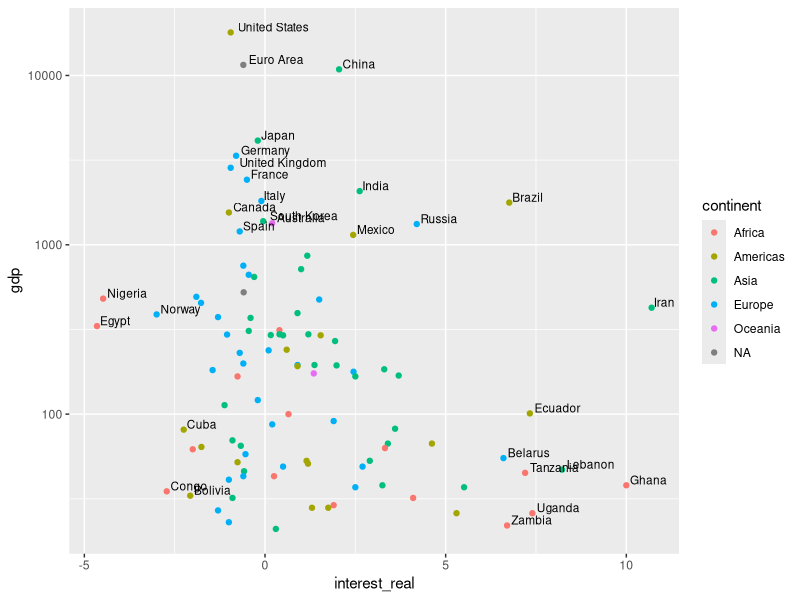
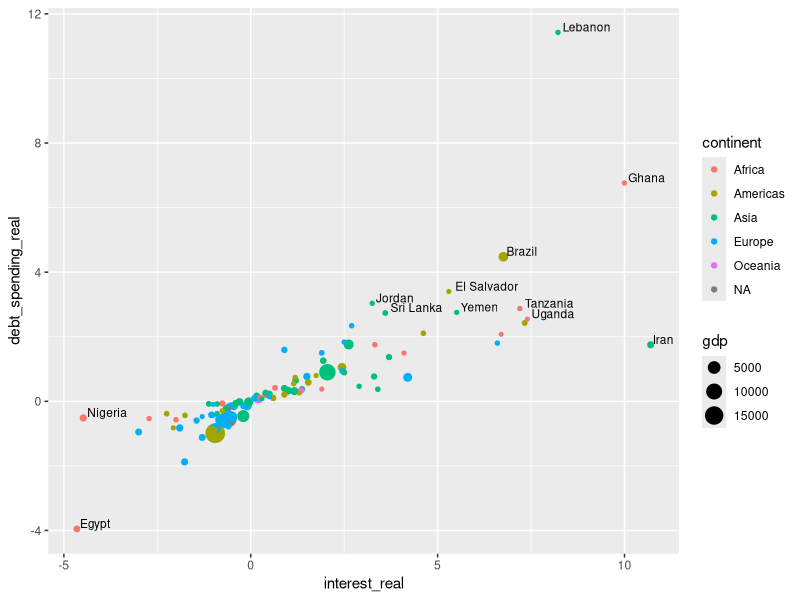
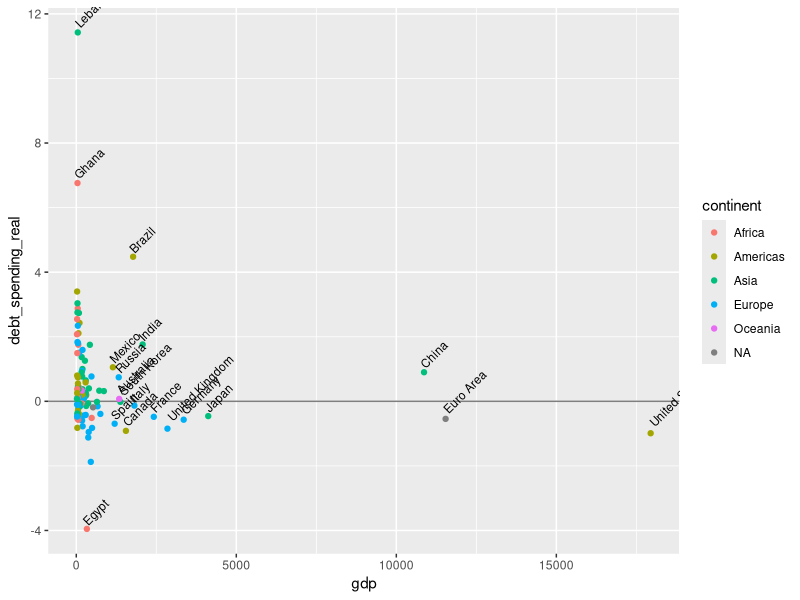
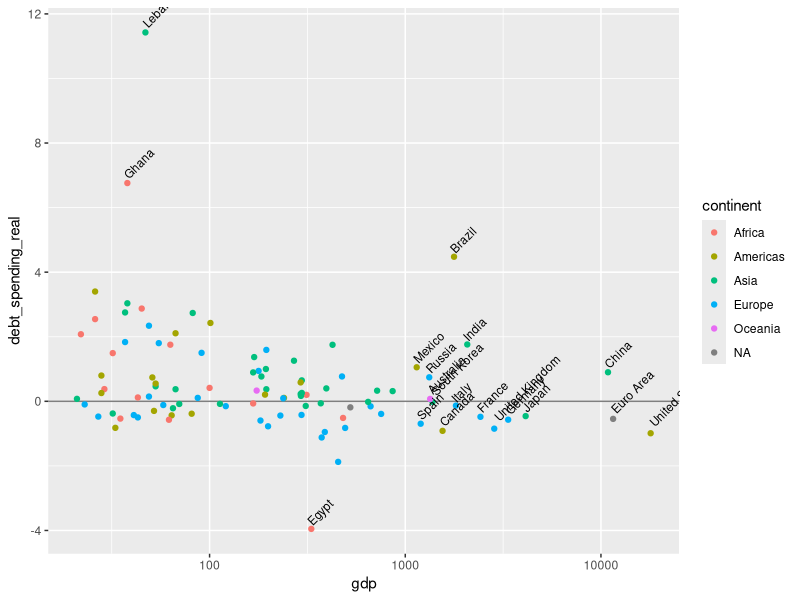

Generate these figures, in order, with R:
## ---- chunk 1
library(dplyr)
library(readr)
library(ggplot2)
library(knitr)
options(knitr.table.format = 'markdown')
#options(digits = 6)
knitr::opts_chunk$set(fig.width=10, fig.height=7, warning=FALSE, message=FALSE)
#setwd("~/proj/r-sandbox/economics")
## ---- chunk 2
tab <- read_csv("../../../static/data/2016/tradingecon.csv")
## ---- chunk 3
tab$interest_real <- tab$interest - tab$inflation
## ---- chunk 4
vz<- tab %>% arrange(desc(interest_real)) %>%
  select(country, gdp, interest, inflation, interest_real, debt_gdp, population, continent) %>%
  top_n(20, interest_real)
knitr::kable(vz)
## ---- chunk 5
t2<- filter(tab, gdp>20)
vz<- t2 %>% arrange(desc(interest_real)) %>%
  select(country, gdp, interest, inflation, interest_real, debt_gdp, population, continent) %>%
  top_n(20, interest_real)
knitr::kable(vz)
## ---- chunk 6
vz<- t2 %>% arrange(interest_real) %>%
  select(country, gdp, interest, inflation, interest_real, debt_gdp, population, continent) %>%
  top_n(-10, interest_real)
knitr::kable(vz)
## ---- chunk 7
t2<- filter(tab, gdp>20, interest_real> -10)
gg<- ggplot(t2)
gg<- gg + scale_y_log10()
gg<- gg + aes(x= interest_real, y=gdp)
gg + geom_point(aes(colour= continent)) +
  geom_text(data=filter(t2, gdp>1000 | interest_real< -2 | interest_real> 6), aes(label=country), hjust=-0.1, vjust=-0.1, size=3)
## ---- chunk 8
tab$debt_spending_real <- (tab$interest_real/100) * tab$debt_gdp
t2<- filter(tab, gdp>20)
vz<- t2 %>% arrange(desc(debt_spending_real)) %>%
  select(country, gdp, interest, inflation, interest_real,
         debt_gdp, debt_spending_real, population, continent) %>%
  top_n(20, debt_spending_real)
knitr::kable(vz)
## ---- chunk 9
t2<- filter(tab, gdp>20, interest_real> -10)
gg<- ggplot(t2)
gg<- gg + aes(x= interest_real, y=debt_spending_real, size=gdp)
gg + geom_point(aes(colour= continent)) + geom_text(data=filter(t2, debt_spending_real>2.5 | debt_spending_real< -2 | interest_real< -4 | interest_real> 10), aes(x= interest_real, y=debt_spending_real, label=country), hjust=-0.1, vjust=-0.1, size=3)
## ---- chunk 10
gg<- ggplot(t2)
gg<- gg + aes(x= gdp, y=debt_spending_real)
gg<- gg + geom_hline(yintercept = 0, colour="gray50")
gg + geom_point(aes(colour= continent)) + geom_text(data=filter(t2, gdp>1000 | debt_spending_real>4 | debt_spending_real< -2), aes(x=gdp, y=debt_spending_real, label=country), hjust=-0.1, vjust=-0.1, size=3, angle=45)
## ---- chunk 11
gg<- gg + scale_x_log10()
gg + geom_point(aes(colour= continent)) + geom_text(data=filter(t2, gdp>1000 | debt_spending_real>4 | debt_spending_real< -2), aes(x=gdp, y=debt_spending_real, label=country), hjust=-0.1, vjust=-0.1, size=3, angle=45)
